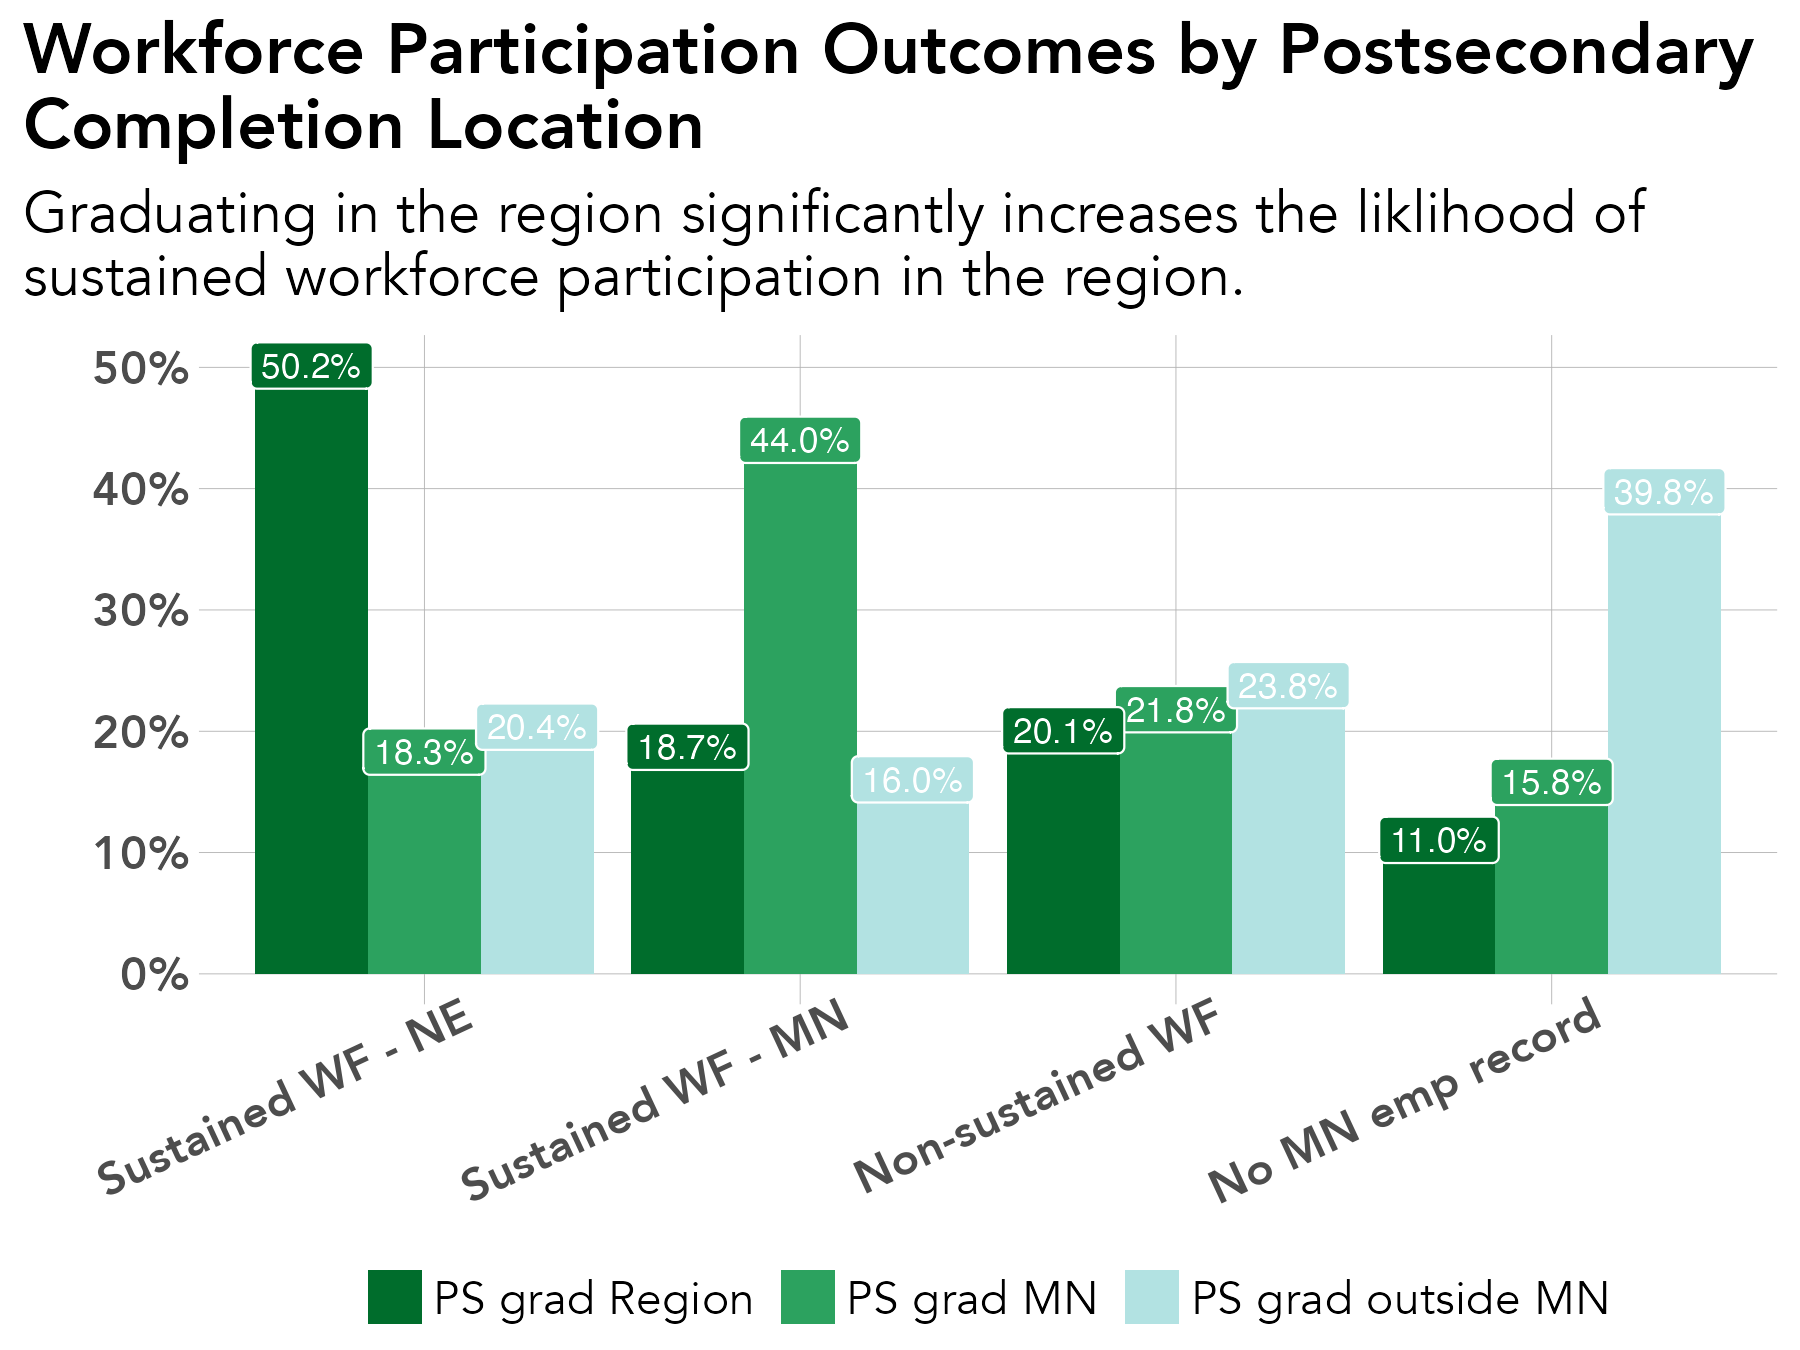

Write R code to recreate this figure.
# library -----------------------------------------------------------------
library(tidyverse)
library(sf)
library(ggrepel)
library(scales)
library(ggiraph)
library(rmapshaper)
library(cowplot)
library(RColorBrewer)
library(readxl)
library(lubridate)
library(readxl)
library(systemfonts)
reset_font_cache()
library(ggtext)
library(janitor)
library(cowplot)
library(ggalluvial)
library(ggsankey)


rm(list = ls())

# themes ------------------------------------------------------------------
theme_bar <- theme_bw() +
  theme(panel.grid.major = element_line(color = "grey70", size = 0.1),
        panel.grid.minor = element_blank(),
        axis.ticks = element_blank(),
        axis.text = element_text(face = "bold"),
        panel.border = element_blank(),
        legend.background = element_rect(fill = "transparent", color = "transparent"),
        legend.key = element_rect(fill = "transparent"),
        legend.key.size = unit(1, "lines"),
        legend.margin = margin(0,0,0,0),
        legend.title = element_blank(),
        legend.text = element_text(margin = margin(l = 2)),
        text = element_text(family = "Avenir") ,
        plot.title.position = "plot",
        plot.title = element_text(face = "bold"))

theme_line <- theme_bw() +
  theme(legend.background = element_rect(fill = "transparent", color = "transparent"),
        legend.key = element_rect(fill = "transparent"),
        legend.text = element_text(margin = margin(l = 2)),
        panel.grid.minor = element_blank(),
        panel.grid.major = element_line(color = "grey70", size = 0.1),
        axis.ticks = element_blank(),
        axis.text = element_text(face = "bold"),
        panel.border = element_blank(),
        legend.margin = margin(0,0,0,0),
        legend.key.size = unit(1, "lines"),
        text = element_text(family = "Avenir") ,
        plot.title.position = "plot",
        plot.title = element_text(face = "bold"))


theme_sf <- theme_bw() +
  theme(axis.text.x=element_blank(),
        axis.text.y=element_blank(),
        axis.ticks=element_blank(),
        panel.background = element_blank(),
        panel.grid.major = element_line(color = "white"),
        panel.border = element_blank(),
        legend.title = element_blank(),
        legend.text = element_text(margin = margin(l = 2)),
        legend.margin = margin(0,0,0,0),
        legend.key.size = unit(1, "lines"),
        text = element_text(family = "Avenir") ,
        plot.title.position = "plot",
        plot.title = element_text(face = "bold"))

theme_all <- theme_bw() +
  theme(axis.ticks=element_blank(),
        axis.text.y = element_blank(),
        panel.background = element_blank(),
        panel.grid.major = element_blank(),
        panel.grid = element_blank(),
        panel.border = element_blank(),
        legend.title = element_blank(),
        legend.text = element_text(margin = margin(l = 2)),
        legend.margin = margin(0,0,0,0),
        legend.key.size = unit(1, "lines"),
        text = element_text(family = "Avenir") ,
        plot.title.position = "plot",
        plot.title = element_text(face = "bold"))


regions <- read_csv("/Users/kellyasche/Library/CloudStorage/GoogleDrive-kasche@ruralmn.org/My Drive/Data Prep/R Projects/Join docs/county_regions.csv") %>%
  select(5,6) %>%
  unique() %>%
  mutate(edr = str_replace(edr, "  ", " "),
         planning.region = str_replace(planning.region, " Minnesota", ""),
         planning.region = fct_relevel(planning.region, "Northwest", "Northeast", "Central", "Seven County Mpls-St Paul", "Southwest", "Southeast"),
         edr = fct_relevel(edr, "EDR 1 - Northwest", "EDR 2 - Headwaters", "EDR 3 - Arrowhead", "EDR 4 - West Central", "EDR 5 - North Central", "EDR 6E- Southwest Central", "EDR 6W- Upper Minnesota Valley", "EDR 7E- East Central", "EDR 7W- Central", "EDR 8 - Southwest", "EDR 9 - South Central", "EDR 10 - Southeast", "EDR 11 - 7 County Twin Cities", "Minnesota"))

counties.regions <- read_csv("/Users/kellyasche/Library/CloudStorage/GoogleDrive-kasche@ruralmn.org/My Drive/Data Prep/R Projects/Join docs/county_regions.csv") %>%
  mutate(countyfp = formatC(countyfp, width = 3, flag = "0"),
         Name = str_to_title(Name),
         Name = str_replace(Name, "Q", "q"),
         Name = str_replace(Name, "Of The", "of the"),
         Name = str_replace(Name, "Mcleod", "McLeod"),
         Dem_Desc = ifelse(Name == "Minnesota", "Minnesota", Dem_Desc) ,
         edr = str_replace(edr, "  ", " "),
         planning.region = str_replace(planning.region, " Minnesota", ""),
         planning.region = fct_relevel(planning.region, "Northwest", "Northeast", "Central", "Seven County Mpls-St Paul", "Southwest", "Southeast"),
         edr = fct_relevel(edr, "EDR 1 - Northwest", "EDR 2 - Headwaters", "EDR 3 - Arrowhead", "EDR 4 - West Central", "EDR 5 - North Central", "EDR 6E- Southwest Central", "EDR 6W- Upper Minnesota Valley", "EDR 7E- East Central", "EDR 7W- Central", "EDR 8 - Southwest", "EDR 9 - South Central", "EDR 10 - Southeast", "EDR 11 - 7 County Twin Cities", "Minnesota"))

color.ruca <- c("Entirely rural" = "#009933", "Town/rural mix" = "#99CC33", "Urban/town/rural mix" = "#CC9966", "Entirely urban" = "#754C29", "Minnesota" = "black")

color.pr <- c("Northwest" = "#4575b4","Northeast" = "grey", "Central" = "#fee090", "Seven County Mpls-St Paul" = "#d73027", "Southwest" = "#91bfdb", "Southeast" = "#fc8d59", "Minnesota" = "black")

color.edr <- c("EDR 1 - Northwest" = "#b3cde3", "EDR 2 - Headwaters" = "#8c96c6", "EDR 3 - Arrowhead" = "#fe9929", "EDR 4 - West Central" = "#8856a7", "EDR 5 - North Central" = "#810f7c", "EDR 6E- Southwest Central" = "#e5f5f9", "EDR 6W- Upper Minnesota Valley" = "#bdc9e1", "EDR 7E- East Central" = "#99d8c9", "EDR 7W- Central" = "#2ca25f", "EDR 8 - Southwest" = "#74a9cf", "EDR 9 - South Central" = "#0570b0", "EDR 10 - Southeast" = "#d7301f", "EDR 11 - 7 County Twin Cities" = "#d8b365", "Minnesota" = "black")

color.pr.edr <- c ("Northwest" = "#4575b4","Northeast" = "#e0f3f8", "Central" = "#fee090", "Seven County Mpls-St Paul" = "#d73027", "Southwest" = "#91bfdb", "Southeast" = "#fc8d59", "Minnesota" = "black", "EDR 1 - Northwest" = "#b3cde3", "EDR 2 - Headwaters" = "#8c96c6", "EDR 3 - Arrowhead" = "#fe9929", "EDR 4 - West Central" = "#8856a7", "EDR 5 - North Central" = "#810f7c", "EDR 6E- Southwest Central" = "#e5f5f9", "EDR 6W- Upper Minnesota Valley" = "#bdc9e1", "EDR 7E- East Central" = "#99d8c9", "EDR 7W- Central" = "#2ca25f", "EDR 8 - Southwest" = "#74a9cf", "EDR 9 - South Central" = "#0570b0", "EDR 10 - Southeast" = "#d7301f", "EDR 11 - 7 County Twin Cities" = "#d8b365")

color.six <- c("#009933", "#4575b4", "grey", "#fee090", "#fc8d59", "#d73027")

mn_counties <- st_read("/Users/kellyasche/Library/CloudStorage/GoogleDrive-kasche@ruralmn.org/My Drive/Data Prep/R Projects/Shapefiles/County shapefiles/MNCounties_MNDOT.shp", quiet = TRUE) %>%
  ms_simplify(keep = .01, keep_shapes = TRUE) %>%
  rename("countyfp" = "FIPS_CODE")

counties.regions.1 <- counties.regions %>%
  mutate(statefp = "27",
         project.pr = ifelse(edr %in% c("EDR 1 - Northwest", "EDR 2 - Headwaters", "EDR 4 - West Central"), "Northwest",
                             ifelse(edr == "EDR 3 - Arrowhead", "Northeast",
                                    ifelse(edr %in% c("EDR 5 - North Central", "EDR 7E- East Central", "EDR 7W- Central"), "Central",
                                           ifelse(edr %in% c("EDR 6E- Southwest Central", "EDR 6W- Upper Minnesota Valley", "EDR 8 - Southwest"), "Southwest",
                                                  ifelse(edr %in% c("EDR 9 - South Central", "EDR 10 - Southeast"), "Southern", as.character(planning.region)))))),
         project.pr = fct_relevel(project.pr, "Northwest", "Northeast", "Central", "Seven County Mpls-St Paul", "Southwest", "Southern"))


# Prep data ---------------------------------------------------------------

original <- read_csv("Data/SLEDS/Masters/Master-report-dataset.csv")

data <- original %>%
  select(grad.year.5, ps.grad.location) %>%
  filter(!grad.year.5 %in% c("After 2023", "Attending ps")) %>%
  filter(!ps.grad.location %in% c("Attending ps", "Did not graduate ps")) %>%
  group_by(ps.grad.location, grad.year.5) %>%
  summarize(n = n()) %>%
  ungroup() %>%
  group_by(ps.grad.location) %>%
  mutate(pct = n / sum(n)) %>%
  ungroup() %>%
  mutate(grad.year.5 = fct_relevel(grad.year.5, "Sustained WF - NE", "Sustained WF - MN", "Non-sustained WF", "No MN emp record"),
         ps.grad.location = fct_relevel(ps.grad.location, "PS grad Region", "PS grad MN", "PS grad outside MN"))


# Create chart ------------------------------------------------------------
names(data)

ggplot(data, aes(grad.year.5, pct, fill = ps.grad.location, group = ps.grad.location)) +
  geom_col(position = "dodge") +
  geom_label(aes(label = percent(pct, accuracy = .1)), show.legend = FALSE, position = position_dodge(width = .9), color = "white", size = 3) +
  labs(x="", 
       y = "", 
       title = "Workforce Participation Outcomes by Postsecondary\nCompletion Location",
       subtitle = "Graduating in the region significantly increases the liklihood of\nsustained workforce participation in the region.")+
  scale_y_continuous(labels=scales::percent) +
  theme_bar+
  scale_fill_manual(values = c("#006d2c", "#2ca25f", "#b2e2e2")) +
  theme(legend.position = "bottom",
        legend.box.margin = margin(-20, 0, 0, 0),
        text = element_text(size = 14),
        axis.text.x = element_text(angle = 25, hjust = .9))

ggsave(filename = "Charts/Paper report 2/wf-ps-grad-location.pdf", device = cairo_pdf, dpi = "print", width = 6, height = 4.5)

ggsave(filename = "Charts/Paper report 2/wf-ps-grad-location.png", dpi = "print", width = 6, height = 4.5)
